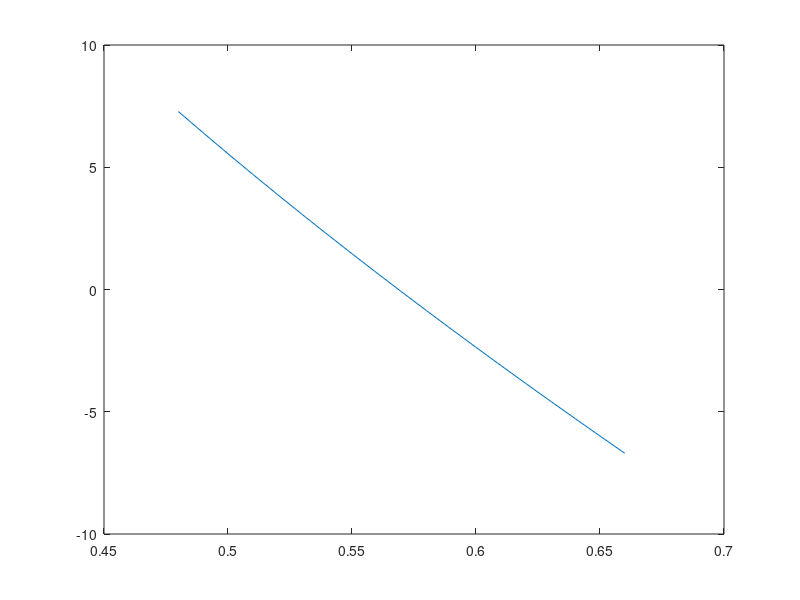

MATLAB code to generate this figure:
clear all
%%
Focal_Length=2000;  %micron Zemax notation, physical focal length/image space RI
Order=-1;
Wavelength=[0.48:0.01:0.66];    
Theta_In=42;
Grating_Pitch=1000; %1144   1000
Grating_Diameter=1.35;   %%2.2 1.35
Total_Pitch=Grating_Pitch*Grating_Diameter;
Wavelength_Resolution=abs(mean(Wavelength)/Total_Pitch/Order);
RI_Inc=1.85;
RI_Out=1;
d=1000/Grating_Pitch;
FOV_Simulated=550;  %micron 223 550
Number_of_Resolvable_Point=abs(Wavelength(end)-Wavelength(1))/Wavelength_Resolution;

%
Theta_Out=zeros(length(Wavelength),1);
for p=1:length(Wavelength)
    Theta_Out(p)=asin((RI_Inc*sin(Theta_In/180*pi)+Order*Wavelength(p)/d)/RI_Out)/pi*180;
end
Divergence_Angle=abs(Theta_Out(end)-Theta_Out(1));
FOV_Estimated=abs(Focal_Length*tan(Divergence_Angle/2/180*pi))*2;
%Forward View
plot(Wavelength,Theta_Out-Theta_In);
Spectral_Spatial_Resolution=abs(Wavelength_Resolution/(Wavelength(end)-Wavelength(1))*FOV_Simulated);

%Littrow
%plot(Wavelength,Theta_Out+Theta_In);

%% Image Space NA
RI=1;
R=0.52;
f=2;
NAi=RI*sin(atan(R/f));